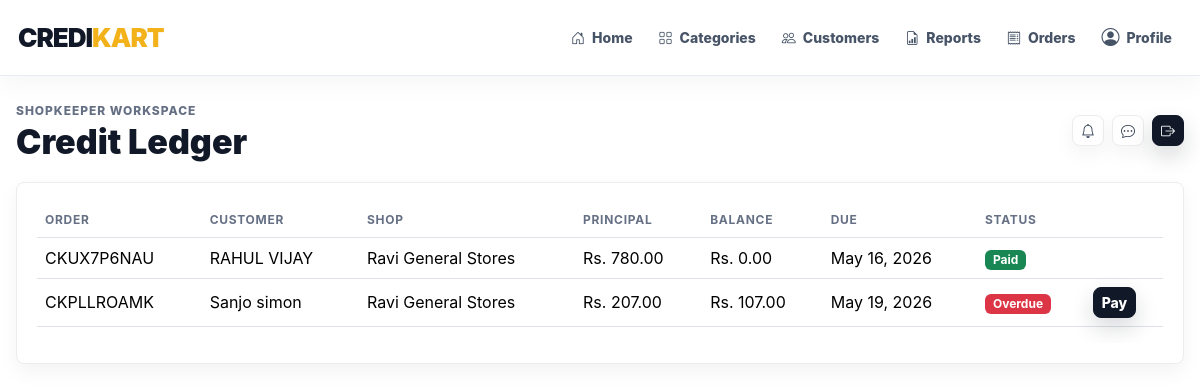
Page /credits/ (signed in) on the committed database.
### accounts/models.py (models this page shows)
class User(AbstractUser):
    ADMIN = 'admin'
    SHOPKEEPER = 'shopkeeper'
    CUSTOMER = 'customer'
    ROLE_CHOICES = (
        (ADMIN, 'Admin'),
        (SHOPKEEPER, 'Shopkeeper'),
        (CUSTOMER, 'Customer'),
    )
    role = models.CharField(max_length=20, choices=ROLE_CHOICES, default=CUSTOMER)
    phone = models.CharField(max_length=20, blank=True)
    address = models.TextField(blank=True)
    is_approved = models.BooleanField(default=True)
    created_at = models.DateTimeField(auto_now_add=True)
    @property
    def is_platform_admin(self):
        return self.is_superuser or self.role == self.ADMIN
    @property
    def is_shopkeeper(self):
        return self.role == self.SHOPKEEPER
    @property
    def is_customer(self):
        return self.role == self.CUSTOMER

class Shopkeeper(models.Model):
    user = models.OneToOneField(User, on_delete=models.CASCADE, related_name='shopkeeper_profile')
    shop_name = models.CharField(max_length=120)
    business_registration = models.CharField(max_length=80, blank=True)
    licence_document = models.FileField(upload_to='shopkeeper_licences/', blank=True, null=True)
    credit_limit = models.DecimalField(max_digits=12, decimal_places=2, default=0)
    city = models.CharField(max_length=80, blank=True)
    is_active = models.BooleanField(default=True)
    created_at = models.DateTimeField(auto_now_add=True)
    def __str__(self):
        return self.shop_name

### credits/models.py (models this page shows, shortened)
class CreditTransaction(models.Model):
    ACTIVE = 'active'
    PAID = 'paid'
    OVERDUE = 'overdue'
    EXTENSION_REQUESTED = 'extension_requested'
    STATUS_CHOICES = (
        (ACTIVE, 'Active'),
        (PAID, 'Paid'),
        (OVERDUE, 'Overdue'),
        (EXTENSION_REQUESTED, 'Extension Requested'),
    )
    order = models.OneToOneField('orders.Order', on_delete=models.CASCADE, related_name='credit')
    customer = models.ForeignKey('customers.Customer', on_delete=models.CASCADE, related_name='credit_transactions')
    shopkeeper = models.ForeignKey('accounts.Shopkeeper', on_delete=models.CASCADE, related_name='credit_transactions')
    principal_amount = models.DecimalField(max_digits=12, decimal_places=2)
    amount_paid = models.DecimalField(max_digits=12, decimal_places=2, default=0)
    due_date = models.DateField()
    status = models.CharField(max_length=30, choices=STATUS_CHOICES, default=ACTIVE)
    reminder_count = models.PositiveIntegerField(default=0)
    created_at = models.DateTimeField(auto_now_add=True)
    updated_at = models.DateTimeField(auto_now=True)
    @property
    def remaining_balance(self):
        return max(self.principal_amount - self.amount_paid, 0)
    @property
    def is_overdue(self):
        return self.remaining_balance > 0 and self.due_date < timezone.localdate()
    def refresh_status(self):
        if self.remaining_balance <= 0:
            self.status = self.PAID
        elif self.is_overdue:
            self.status = self.OVERDUE
        elif self.status != self.EXTENSION_REQUESTED:
            self.status = self.ACTIVE
        self.save(update_fields=['status', 'updated_at'])

### orders/models.py (models this page shows, shortened)
class Order(models.Model):
    READY = 'ready'
    PAY_LATER = 'pay_later'
    PAYMENT_CHOICES = ((READY, 'Ready Payment'), (PAY_LATER, 'Pay Later'))
    UPI = 'upi'
    CARD = 'card'
    PAYMENT_METHOD_CHOICES = ((UPI, 'UPI'), (CARD, 'Card'))
    PAYMENT_PENDING = 'pending'
    PAYMENT_PAID = 'paid'
    PAYMENT_CREDIT = 'credit'
    PAYMENT_STATUS_CHOICES = (
        (PAYMENT_PENDING, 'Pending'),
        (PAYMENT_PAID, 'Paid'),
        (PAYMENT_CREDIT, 'Pay Later'),
    )
    PENDING = 'pending'
    COMPLETED = 'completed'
    CANCELLED = 'cancelled'
    STATUS_CHOICES = ((PENDING, 'Pending'), (COMPLETED, 'Completed'), (CANCELLED, 'Cancelled'))
    customer = models.ForeignKey('customers.Customer', on_delete=models.CASCADE, related_name='orders')
    shopkeeper = models.ForeignKey('accounts.Shopkeeper', on_delete=models.CASCADE, related_name='orders')
    order_number = models.CharField(max_length=20, unique=True)
    payment_type = models.CharField(max_length=20, choices=PAYMENT_CHOICES)
    payment_method = models.CharField(max_length=20, choices=PAYMENT_METHOD_CHOICES, blank=True)
    payment_status = models.CharField(max_length=20, choices=PAYMENT_STATUS_CHOICES, default=PAYMENT_PENDING)
    payment_reference = models.CharField(max_length=100, blank=True)
    status = models.CharField(max_length=20, choices=STATUS_CHOICES, default=COMPLETED)
    total_amount = models.DecimalField(max_digits=12, decimal_places=2)
    due_date = models.DateField(null=True, blank=True)
    notes = models.TextField(blank=True)
    created_at = models.DateTimeField(auto_now_add=True)
    class Meta:
        ordering = ['-created_at']

### customers/models.py (models this page shows)
class Customer(models.Model):
    user = models.OneToOneField(settings.AUTH_USER_MODEL, on_delete=models.CASCADE, related_name='customer_profile')
    shopkeeper = models.ForeignKey(
        'accounts.Shopkeeper',
        on_delete=models.SET_NULL,
        null=True,
        blank=True,
        related_name='customers',
    )
    credit_limit = models.DecimalField(max_digits=12, decimal_places=2, default=5000)
    outstanding_balance = models.DecimalField(max_digits=12, decimal_places=2, default=0)
    city = models.CharField(max_length=80, blank=True)
    created_at = models.DateTimeField(auto_now_add=True)
    def __str__(self):
        return self.user.get_full_name() or self.user.username

### credits/views.py (the view)
# urls.py: path('', views.credit_list, name='list'),
@login_required
def credit_list(request):
    if request.user.is_shopkeeper:
        credits = CreditTransaction.objects.filter(shopkeeper=request.user.shopkeeper_profile)
    elif request.user.is_customer:
        credits = CreditTransaction.objects.filter(customer=request.user.customer_profile)
    else:
        credits = CreditTransaction.objects.all()
    for credit in credits:
        if credit.is_overdue and credit.status != CreditTransaction.OVERDUE:
            credit.refresh_status()
    return render(request, 'credits/list.html', {'credits': credits.select_related('customer__user', 'shopkeeper', 'order')})

### templates/credits/list.html
{% extends 'base.html' %}
{% block page_title %}Credit Ledger{% endblock %}
{% block content %}<section class="panel">{% include 'credits/_table.html' with credits=credits %}</section>{% endblock %}

### templates/base.html (shortened to what this page needs)
{% load static %}
<!doctype html>
<html lang="en">
<head>
  <link href="https://cdn.jsdelivr.net/npm/bootstrap@5.3.3/dist/css/bootstrap.min.css" rel="stylesheet">
  <link href="https://cdn.jsdelivr.net/npm/bootstrap-icons@1.11.3/font/bootstrap-icons.css" rel="stylesheet">
  <link href="{% static 'css/app.css' %}" rel="stylesheet">
</head>
<body class="{% if user.is_authenticated %}app-body{% else %}auth-body{% endif %}">
{% if user.is_authenticated %}
<div class="app-shell">
  <header class="site-navbar">
    <a class="brand" href="{% url 'dashboard:home' %}">CREDI<span>KART</span></a>
    <nav class="primary-nav" aria-label="Primary navigation">
      <a class="nav-link" href="{% url 'dashboard:home' %}"><i class="bi bi-house-door"></i>Home</a>
      {% if user.is_shopkeeper %}
        <a class="nav-link" href="{% url 'products:list' %}"><i class="bi bi-grid"></i>Categories</a>
        <a class="nav-link" href="{% url 'customers:list' %}"><i class="bi bi-people"></i>Customers</a>
        <a class="nav-link" href="{% url 'reports:shop' %}"><i class="bi bi-file-earmark-bar-graph"></i>Reports</a>
      {% endif %}
      <a class="nav-link" href="{% url 'orders:list' %}"><i class="bi bi-receipt"></i>Orders</a>
      <a class="nav-link nav-icon-link" href="{% url 'accounts:profile' %}"><i class="bi bi-person-circle"></i>Profile</a>
    </nav>
  </header>
  <main class="content">
    <header class="topbar app-container">
      <div>
        <p class="eyebrow mb-1">{{ user.get_role_display|default:'Admin' }} Workspace</p>
        <h1>{% block page_title %}Dashboard{% endblock %}</h1>
      </div>
      <div class="d-flex align-items-center gap-2">
        <a class="btn btn-soft btn-sm" href="{% url 'notifications:list' %}"><i class="bi bi-bell"></i></a>
        <a class="btn btn-soft btn-sm" href="{% url 'chat_system:inbox' %}"><i class="bi bi-chat-dots"></i></a>
        <form method="post" action="{% url 'accounts:logout' %}">{% csrf_token %}
          <button class="btn btn-dark btn-sm"><i class="bi bi-box-arrow-right"></i></button>
        </form>
      </div>
    </header>
    <div class="app-container page-transition">
      {% block content %}{% endblock %}
    </div>
  </main>
</div>
{% else %}
  {% block auth_content %}{% endblock %}
{% endif %}
</body>
</html>

### templates/credits/_table.html (shortened to what this page needs)
<div class="table-responsive">
<table class="table align-middle">
  <thead><tr><th>Order</th><th>Customer</th><th>Shop</th><th>Principal</th><th>Balance</th><th>Due</th><th>Status</th><th></th></tr></thead>
  <tbody>
  {% for credit in credits %}
    <tr>
      <td>{{ credit.order.order_number }}</td><td>{{ credit.customer }}</td><td>{{ credit.shopkeeper }}</td>
      <td>Rs. {{ credit.principal_amount }}</td><td>Rs. {{ credit.remaining_balance }}</td><td>{{ credit.due_date }}</td>
      <td><span class="badge text-bg-{% if credit.status == 'paid' %}success{% elif credit.status == 'overdue' %}danger{% else %}warning{% endif %}">{{ credit.get_status_display }}</span></td>
      <td class="text-nowrap">
        {% if credit.remaining_balance > 0 %}<a class="btn btn-sm btn-dark" href="{% url 'payments:record' credit.pk %}">Pay</a>{% endif %}
      </td>
    </tr>
  {% empty %}<tr><td colspan="8">No credit records found.</td></tr>{% endfor %}
  </tbody>
</table>
</div>

### static/css/app.css (style rules this page uses)
:root { --ink: #111827; --muted: #667085; --line: #eaecf0; --panel: #ffffff; --canvas: #ffffff; --blue: #111827; --blue-strong: #030712; --blue-soft: #f3f4f6; --green: #10a310; --green-strong: #0b7f10; --green-soft: #ecfdf3; --gold: #f3b21a; --gold-soft: #fff7df; --rose-soft: #fff0f1; --shadow-sm: 0 8px 20px rgba(17, 24, 39, .05); --shadow-md: 0 20px 48px rgba(17, 24, 39, .08); --radius: 8px; }
* { box-sizing: border-box; }
html { scroll-behavior: smooth; }
body { margin: 0; color: var(--ink); background: var(--canvas); font-family: Inter, Manrope, Poppins, system-ui, -apple-system, BlinkMacSystemFont, "Segoe UI", sans-serif; letter-spacing: 0; }
a { color: inherit; text-decoration: none; }
.app-body { background: #fff; }
.app-shell { min-height: 100vh; }
.app-container { width: min(1180px, calc(100% - 32px)); margin: 0 auto; }
.site-navbar { position: sticky; top: 0; z-index: 50; display: flex; align-items: center; justify-content: space-between; gap: 22px; min-height: 76px; padding: 14px max(18px, calc((100vw - 1180px) / 2)); background: rgba(255, 255, 255, .94); border-bottom: 1px solid rgba(226, 232, 240, .82); box-shadow: 0 8px 26px rgba(15, 23, 42, .04); backdrop-filter: blur(18px); }
.brand { display: inline-flex; align-items: center; gap: 0; color: var(--blue); font-size: 26px; font-weight: 900; letter-spacing: -1px; white-space: nowrap; }
.brand span { color: var(--gold); }
.primary-nav { display: flex; align-items: center; justify-content: flex-end; gap: 6px; flex-wrap: wrap; }
.primary-nav .nav-link { position: relative; display: inline-flex; align-items: center; gap: 7px; min-height: 40px; padding: 9px 10px; border-radius: var(--radius); color: #475467; font-size: 14px; font-weight: 760; transition: color .2s ease, background .2s ease, transform .2s ease; }
.primary-nav .nav-link::after { content: ""; position: absolute; left: 10px; right: 10px; bottom: 4px; height: 2px; border-radius: 99px; background: var(--gold); transform: scaleX(0); transform-origin: left; transition: transform .2s ease; }
.nav-icon-link i { font-size: 18px; }
.content { padding: 26px 0 44px; min-width: 0; }
.topbar { display: flex; justify-content: space-between; align-items: center; gap: 16px; margin-bottom: 22px; }
.topbar h1 { font-size: clamp(24px, 3vw, 34px); line-height: 1.05; margin: 0; font-weight: 860; }
.eyebrow { color: var(--muted); font-size: 12px; text-transform: uppercase; font-weight: 850; letter-spacing: .08em; }
.btn { border-radius: var(--radius); font-weight: 760; transition: transform .2s ease, box-shadow .2s ease, background .2s ease, border-color .2s ease; }
.btn-dark { border-color: var(--ink); background: var(--ink); box-shadow: 0 10px 22px rgba(17, 24, 39, .16); }
.btn-soft { background: #fff; border: 1px solid var(--line); color: #334155; box-shadow: var(--shadow-sm); }
.panel, .item-card { background: #fff; border: 1px solid var(--line); border-radius: var(--radius); padding: 20px; box-shadow: var(--shadow-sm); }
.table { --bs-table-bg: transparent; }
.table th { color: var(--muted); font-size: 12px; text-transform: uppercase; letter-spacing: .06em; }
.page-transition { animation: pageIn .42s ease both; }

### rows in the picture
User: role "SHOPKEEPER"
CreditTransaction: order.order_number "CKUX7P6NAU", customer "RAHUL VIJAY", shopkeeper "Ravi General Stores", principal_amount "780.00", remaining_balance "0.00", due_date "May 16, 2026", status "Paid"
CreditTransaction: order.order_number "CKPLLROAMK", customer "Sanjo simon", shopkeeper "Ravi General Stores", principal_amount "207.00", remaining_balance "107.00", due_date "May 19, 2026", status "Overdue", shows "Pay"
